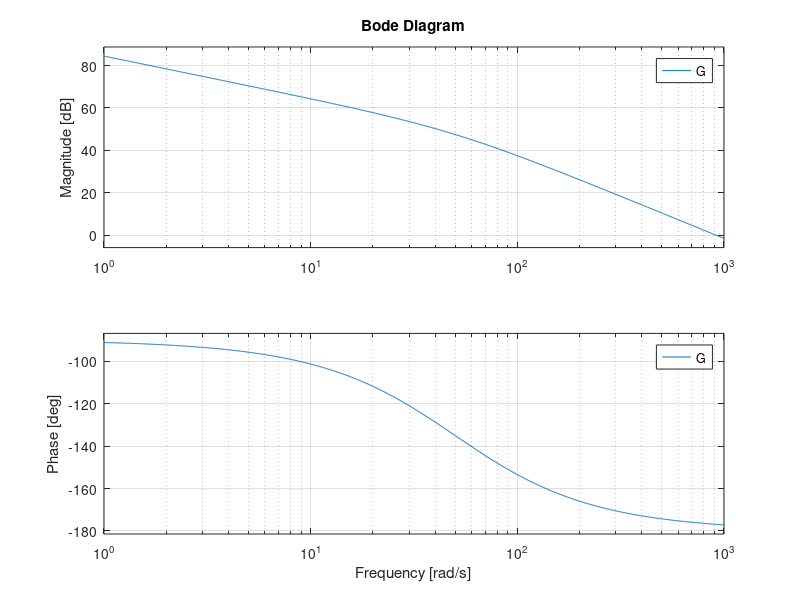
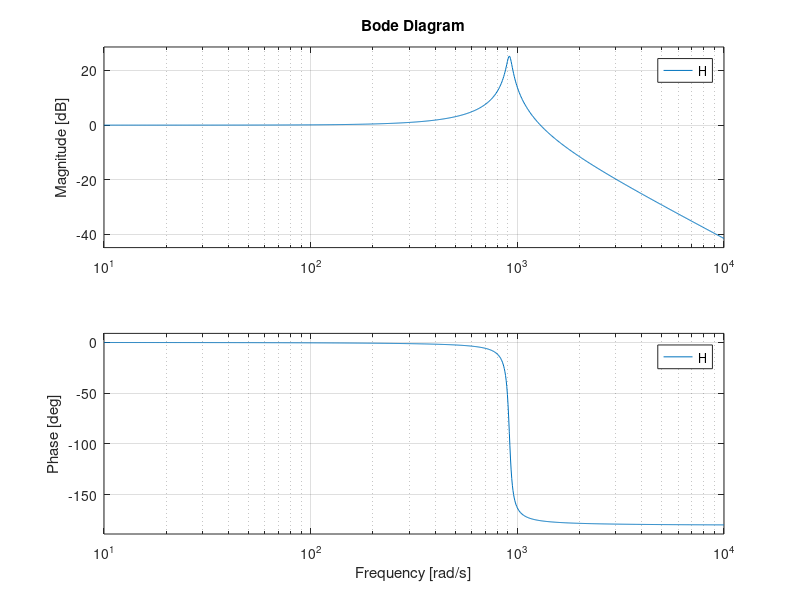

Recreate these plots in MATLAB, in order.
t = 0.02;
K_pd = 5; %V
K_VLC = 3350; %Hz/V
k = K_pd * K_VLC;

ws = k/t;
zis = 1 / (4 * k * t);

G = tf([k],[t,1,0]);
H = tf([k],[t,1,k]);
%H = tf([ws],[1,2*sqrt(zis)*sqrt(ws),ws])

bode(G)
figure(2)
bode(H)


%h = sigmaplot(G, 'r');
%legend('Reference H0','location','southwest')
%setoptions(h,'YlimMode','manual','Ylim',{[-60 0]})
%H2 = G/(1+G);

w = logspace(2,5.1,100);
